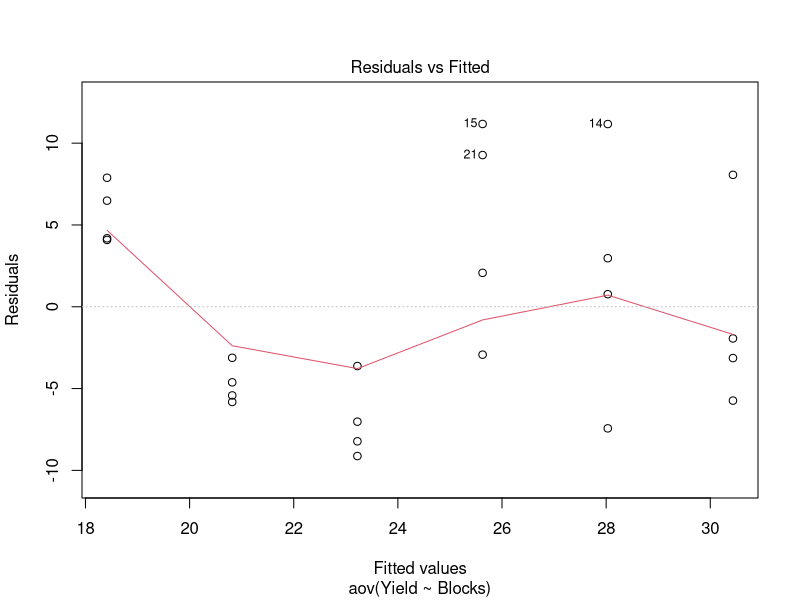
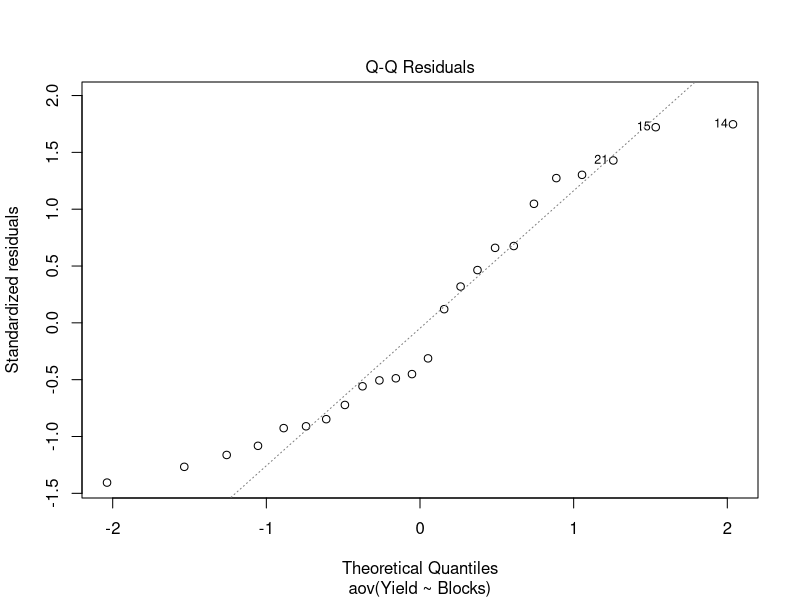
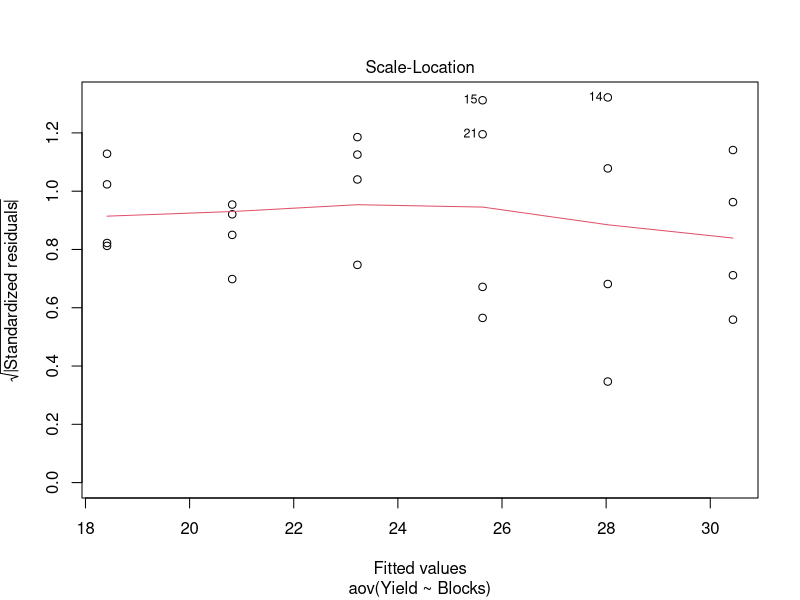
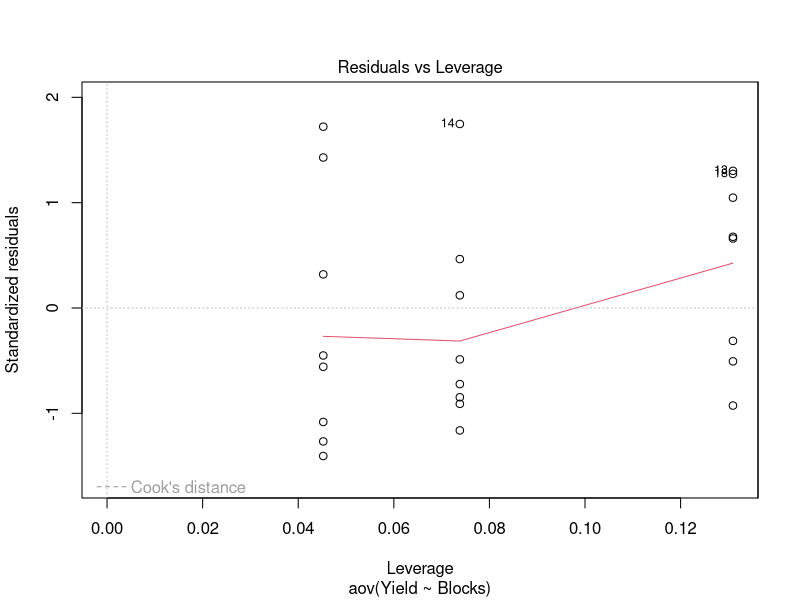
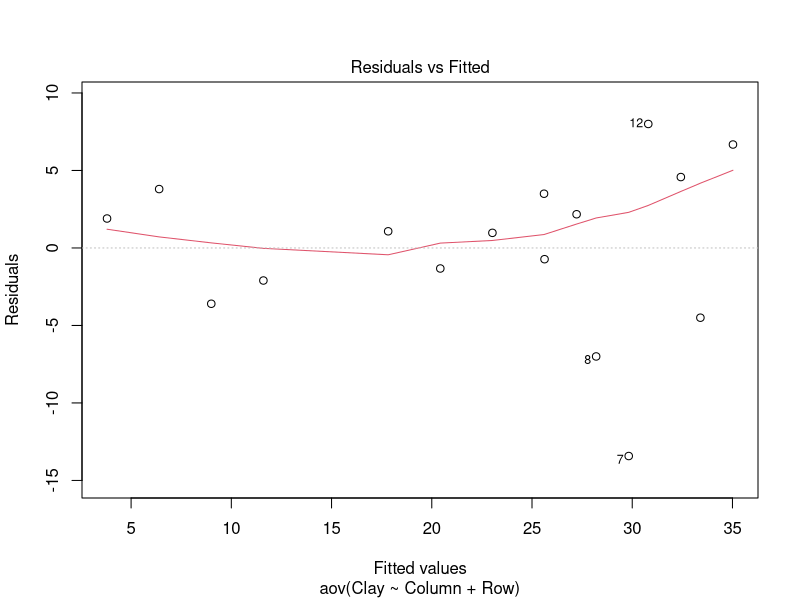
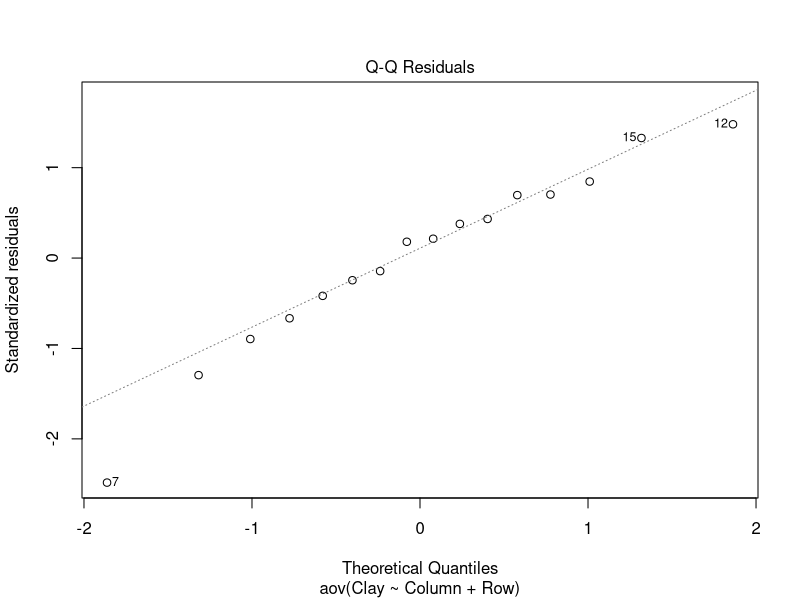
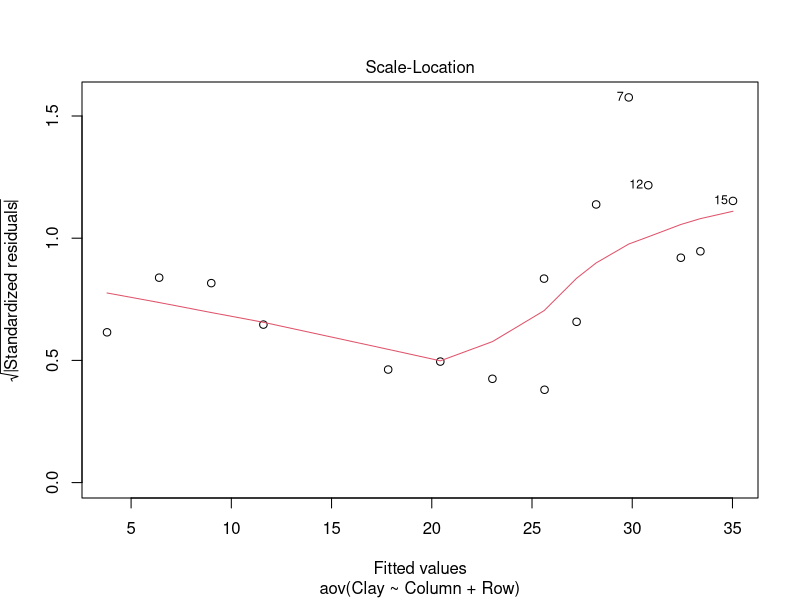
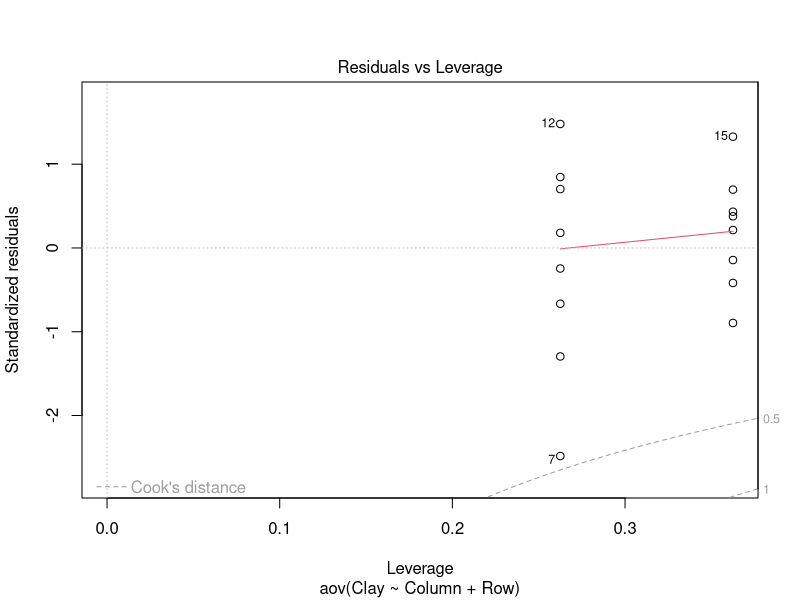

Recreate these plots in R, in order. (Note: this script raises an error after producing the figures.)
## ---- chunk 1
knitr::opts_chunk$set(echo = TRUE)
## ---- chunk 2
library(readxl)
library(lsmeans)
ESEQ1_data <- read_excel("ESEQ1_data.xlsx")
#View(ESEQ1_data)
attach(ESEQ1_data)
model <- aov(Yield~Blocks,data = ESEQ1_data)
plot(model)
linear <- lm(Yield~Blocks,data = ESEQ1_data)
summary(linear)
lsm <- lsmeans(linear,"Blocks")
lsm
pairs(lsm)
summary(model)
## ---- chunk 3
library(readxl)
ESEQ2_data <- read_excel("ESEQ2_data.xlsx")
# View(ESEQ2_data)
attach(ESEQ2_data)
model1 <- aov(Clay~Column+Row,data = ESEQ2_data)
summary(model1)
plot(model1)
linear2 <- lm(Clay~Column+Row,data = ESEQ3_data)
summary(linear2)
lsm1 <- lsmeans(linear2,"Column")
lsm1
pairs(lsm1)
lsm2 <- lsmeans(linear2,"Row")
lsm2
## ---- chunk 4
library(readxl)
ESEQ3_data <- read_excel("ESEQ3_data.xlsx")
# View(ESEQ3_data)
attach(ESEQ3_data)
model2 <- aov(Yield~Factorp+Factorv+Factorw+Factorp*Factorv+Factorp*Factorw+Factorv*Factorw+Factorp*Factorv*Factorw,data = ESEQ3_data)
summary(model2)
# Factor v, w and vp are less than 0.05 from the model
boxplot(Yield~Factorp,col = c("#00AFBB","#E7B800"))
boxplot(Yield~Factorv,col = c("#00AFBB","#E7B800"))
boxplot(Yield~Factorw,col = c("#00AFBB","#E7B800"))
boxplot(Yield~Factorp*Factorv,col = c("#00AFBB","#E7B800"))
boxplot(Yield~Factorp*Factorw,col = c("#00AFBB","#E7B800"))
boxplot(Yield~Factorv*Factorw,col = c("#00AFBB","#E7B800"))
boxplot(Yield~Factorp*Factorv*Factorw,col = c("#00AFBB","#E7B800"))
